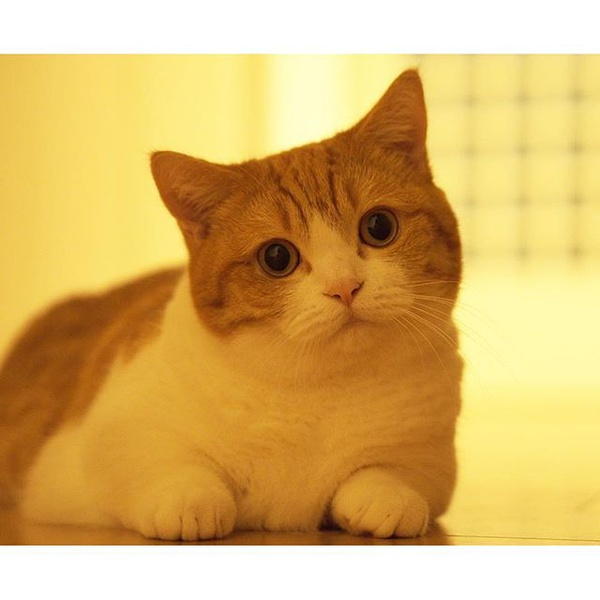
#> input picture data/cat.jpg, 600 x 600 px
$ python '图像基本操作.py'
#> lines starting #> are read from the running program, lines starting #| are printed output that depends on the picture
import cv2
import matplotlib.pyplot as plt
import numpy as np
# %matplotlib inline  # 不需要plt.show


def cvshow(name, img):
    cv2.imshow(name, img)
    cv2.waitKey(0)
    cv2.destroyAllWindows()

img = cv2.imread('../data/cat.jpg')
#> img is the input picture: shape (600, 600, 3); mean B, G, R 107.9, 180.7, 218.2
print(img.shape)        # (600, 600, 3) dtype=ndarray
#| (600, 600, 3)

img = cv2.imread('../data/dog.jpg', cv2.IMREAD_GRAYSCALE)   # cv2.IMREAD_GRAYSCALE 灰度图
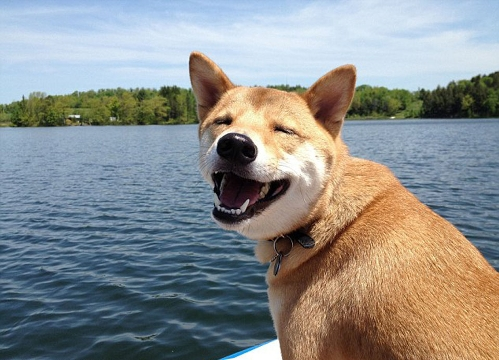
#> input picture data/dog.jpg, 499 x 360 px
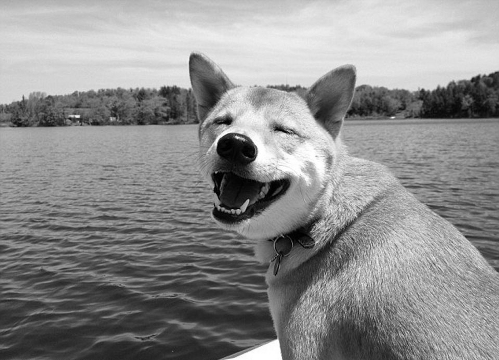
#> img: shape (360, 499); min 0, max 255, mean 141.2
cvshow("cat", img)
print(img.shape)
#| (360, 499)

# 读取视频

def read_video(videopath):
#> (the run stopped early here; a loop or call above may not have finished)
